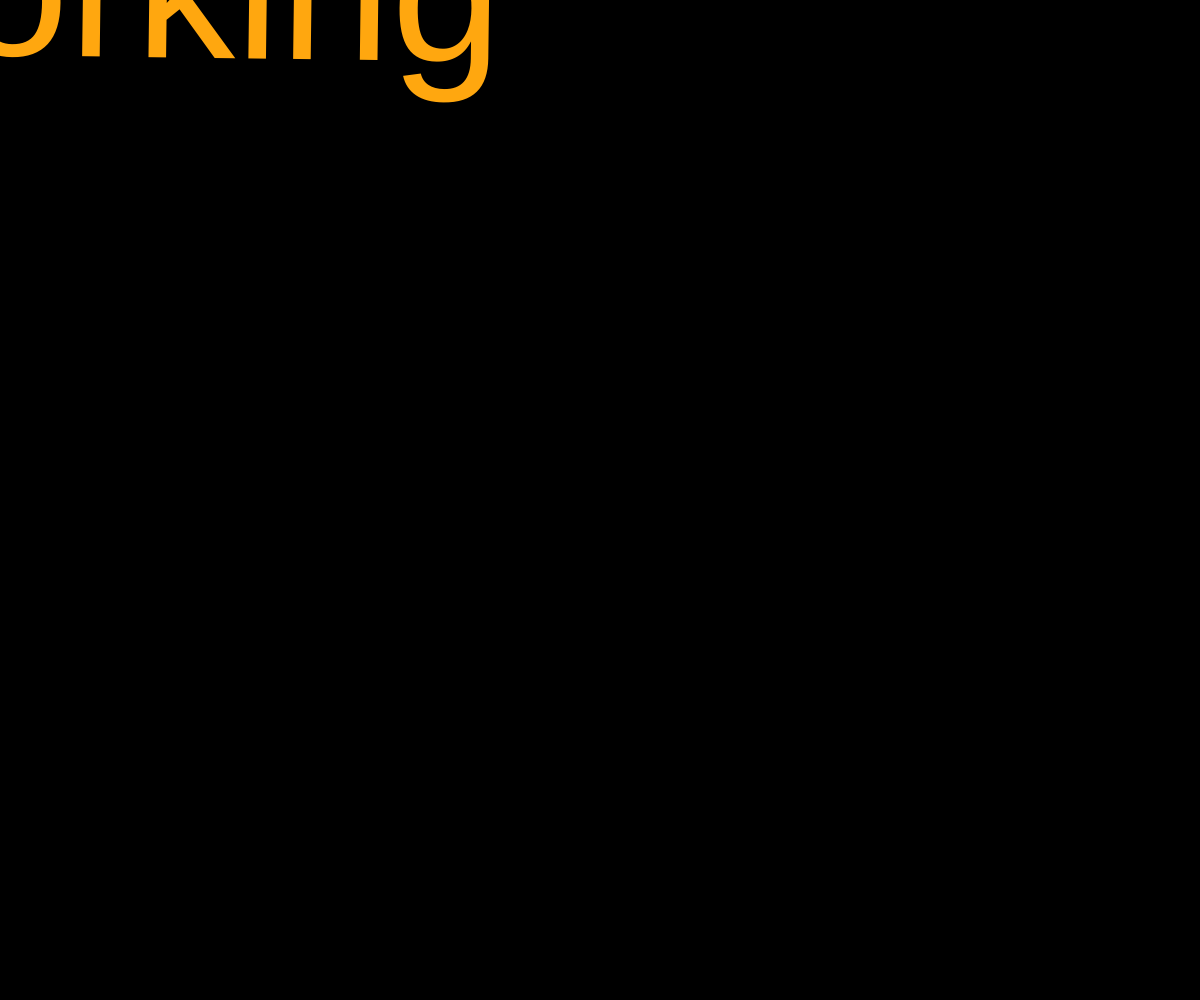
Frame 1 (no input)
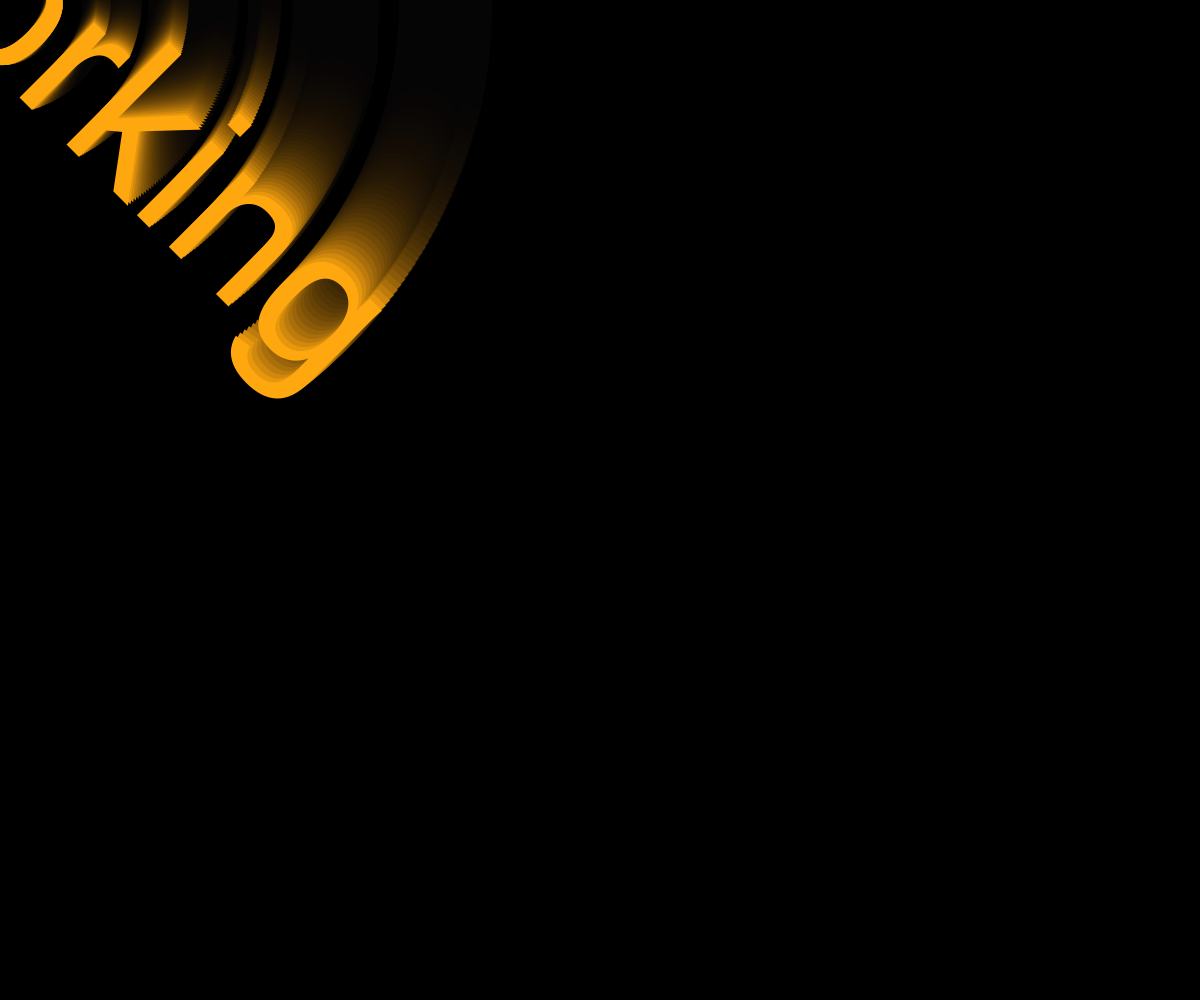
Frame 60 (no input)
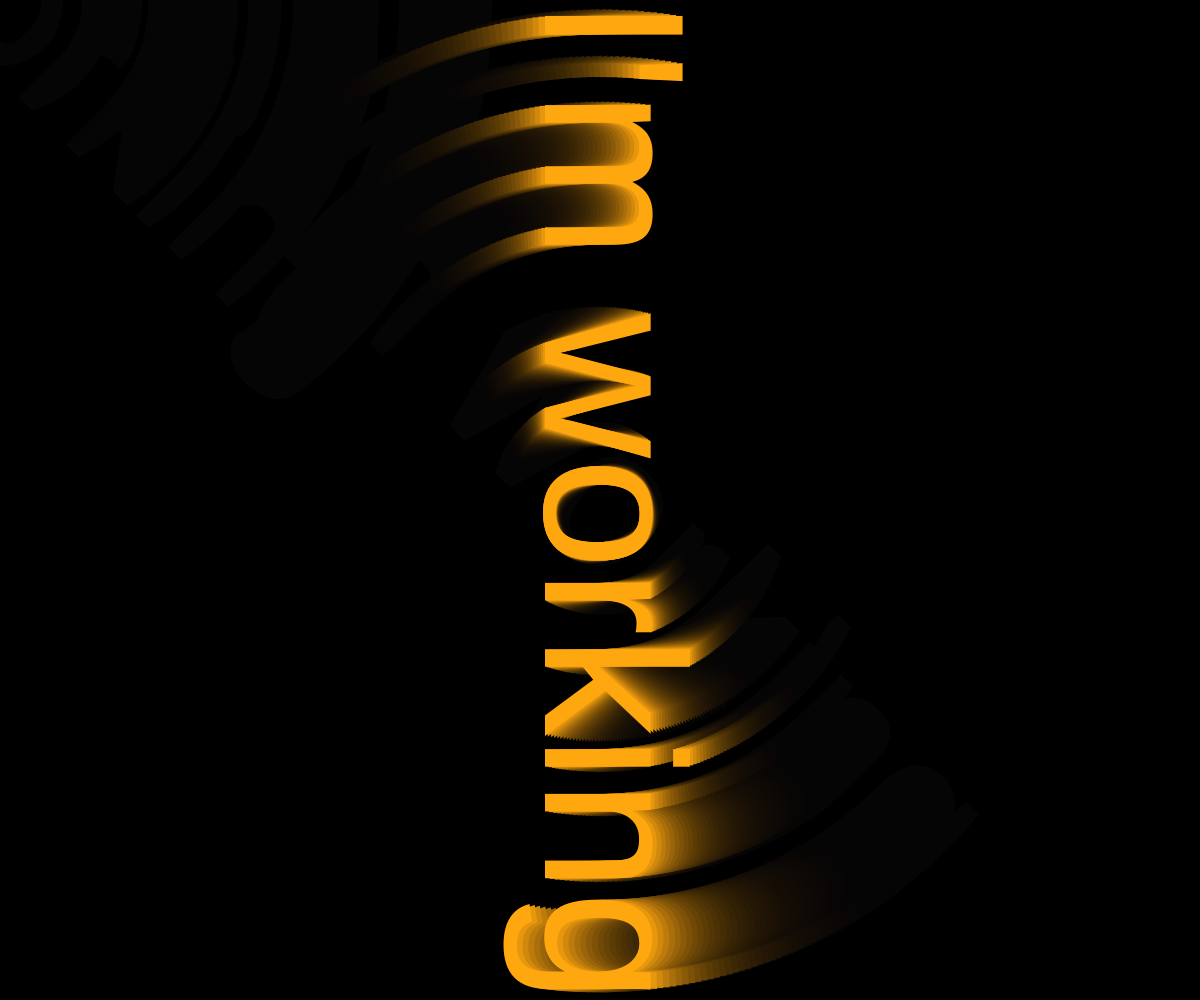
Frame 120 (the mouse pressed at the canvas centre since frame 60)

The p5.js sketch that drew these frames (run headless with seeded random() and noise() and a simulated clock; from frame 60 on, the mouse is pressed at the canvas centre):

// p5.js sketch
// ── sketch.js
/*
	Video 1 - Testing your setup!
*/

let angle = 0;

// Any code that you put inside of setup runs ONCE at the start of the sketch
function setup() {
	createCanvas(windowWidth, windowHeight);

    angleMode(DEGREES);
	background(0);
	textAlign(CENTER, CENTER);
	textSize(200);
	fill(255, 167, 15);
	noStroke();
}

// After setup is run, any code that you put inside of draw runs REPEATEDLY at
// 60 frames per second
function draw() {
    angle += 0.75;

	background(0, 25);
	push();
		translate(mouseX, mouseY);
		rotate(angle)
		text("I'm working", 0, 0);
	pop();
}
